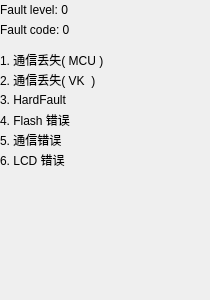
<?xml version="1.0" encoding="UTF-8"?>
<ui version="4.0">
 <class>Error</class>
 <widget class="QWidget" name="Error">
  <property name="geometry">
   <rect>
    <x>0</x>
    <y>0</y>
    <width>210</width>
    <height>300</height>
   </rect>
  </property>
  <property name="minimumSize">
   <size>
    <width>210</width>
    <height>300</height>
   </size>
  </property>
  <property name="maximumSize">
   <size>
    <width>300</width>
    <height>300</height>
   </size>
  </property>
  <property name="windowTitle">
   <string>Form</string>
  </property>
  <widget class="QWidget" name="widget_7" native="true">
   <property name="geometry">
    <rect>
     <x>0</x>
     <y>50</y>
     <width>210</width>
     <height>120</height>
    </rect>
   </property>
   <widget class="QWidget" name="widget" native="true">
    <property name="geometry">
     <rect>
      <x>0</x>
      <y>0</y>
      <width>210</width>
      <height>20</height>
     </rect>
    </property>
    <widget class="QLabel" name="comuError1">
     <property name="geometry">
      <rect>
       <x>0</x>
       <y>0</y>
       <width>140</width>
       <height>20</height>
      </rect>
     </property>
     <property name="text">
      <string>1. 通信丢失( MCU )</string>
     </property>
    </widget>
    <widget class="QLabel" name="Lab_error1">
     <property name="geometry">
      <rect>
       <x>150</x>
       <y>5</y>
       <width>16</width>
       <height>16</height>
      </rect>
     </property>
     <property name="text">
      <string/>
     </property>
    </widget>
   </widget>
   <widget class="QWidget" name="widget_2" native="true">
    <property name="geometry">
     <rect>
      <x>0</x>
      <y>20</y>
      <width>210</width>
      <height>20</height>
     </rect>
    </property>
    <widget class="QLabel" name="comuError2">
     <property name="geometry">
      <rect>
       <x>0</x>
       <y>0</y>
       <width>140</width>
       <height>20</height>
      </rect>
     </property>
     <property name="text">
      <string>2. 通信丢失( VK  )</string>
     </property>
    </widget>
    <widget class="QLabel" name="Lab_error2">
     <property name="geometry">
      <rect>
       <x>150</x>
       <y>5</y>
       <width>16</width>
       <height>16</height>
      </rect>
     </property>
     <property name="text">
      <string/>
     </property>
    </widget>
   </widget>
   <widget class="QWidget" name="widget_3" native="true">
    <property name="geometry">
     <rect>
      <x>0</x>
      <y>40</y>
      <width>210</width>
      <height>20</height>
     </rect>
    </property>
    <widget class="QLabel" name="comuError3">
     <property name="geometry">
      <rect>
       <x>0</x>
       <y>0</y>
       <width>140</width>
       <height>20</height>
      </rect>
     </property>
     <property name="text">
      <string>3. HardFault</string>
     </property>
    </widget>
    <widget class="QLabel" name="Lab_error3">
     <property name="geometry">
      <rect>
       <x>150</x>
       <y>5</y>
       <width>16</width>
       <height>16</height>
      </rect>
     </property>
     <property name="text">
      <string/>
     </property>
    </widget>
   </widget>
   <widget class="QWidget" name="widget_4" native="true">
    <property name="geometry">
     <rect>
      <x>0</x>
      <y>60</y>
      <width>210</width>
      <height>20</height>
     </rect>
    </property>
    <widget class="QLabel" name="comuError4">
     <property name="geometry">
      <rect>
       <x>0</x>
       <y>0</y>
       <width>140</width>
       <height>20</height>
      </rect>
     </property>
     <property name="text">
      <string>4. Flash 错误</string>
     </property>
    </widget>
    <widget class="QLabel" name="Lab_error4">
     <property name="geometry">
      <rect>
       <x>150</x>
       <y>5</y>
       <width>16</width>
       <height>16</height>
      </rect>
     </property>
     <property name="text">
      <string/>
     </property>
    </widget>
   </widget>
   <widget class="QWidget" name="widget_5" native="true">
    <property name="geometry">
     <rect>
      <x>0</x>
      <y>80</y>
      <width>210</width>
      <height>20</height>
     </rect>
    </property>
    <widget class="QLabel" name="comuError5">
     <property name="geometry">
      <rect>
       <x>0</x>
       <y>0</y>
       <width>140</width>
       <height>20</height>
      </rect>
     </property>
     <property name="text">
      <string>5. 通信错误</string>
     </property>
    </widget>
    <widget class="QLabel" name="Lab_error5">
     <property name="geometry">
      <rect>
       <x>150</x>
       <y>5</y>
       <width>16</width>
       <height>16</height>
      </rect>
     </property>
     <property name="text">
      <string/>
     </property>
    </widget>
   </widget>
   <widget class="QWidget" name="widget_6" native="true">
    <property name="geometry">
     <rect>
      <x>0</x>
      <y>100</y>
      <width>210</width>
      <height>20</height>
     </rect>
    </property>
    <widget class="QLabel" name="comuError6">
     <property name="geometry">
      <rect>
       <x>0</x>
       <y>0</y>
       <width>140</width>
       <height>20</height>
      </rect>
     </property>
     <property name="text">
      <string>6. LCD 错误</string>
     </property>
    </widget>
    <widget class="QLabel" name="Lab_error6">
     <property name="geometry">
      <rect>
       <x>150</x>
       <y>5</y>
       <width>16</width>
       <height>16</height>
      </rect>
     </property>
     <property name="text">
      <string/>
     </property>
    </widget>
   </widget>
  </widget>
  <widget class="QWidget" name="widget_8" native="true">
   <property name="geometry">
    <rect>
     <x>0</x>
     <y>0</y>
     <width>210</width>
     <height>40</height>
    </rect>
   </property>
   <widget class="QLabel" name="Lab_FaultLevel">
    <property name="geometry">
     <rect>
      <x>0</x>
      <y>0</y>
      <width>160</width>
      <height>20</height>
     </rect>
    </property>
    <property name="text">
     <string>Fault level: 0</string>
    </property>
   </widget>
   <widget class="QLabel" name="Lab_FaultCode">
    <property name="geometry">
     <rect>
      <x>0</x>
      <y>20</y>
      <width>160</width>
      <height>20</height>
     </rect>
    </property>
    <property name="text">
     <string>Fault code: 0</string>
    </property>
   </widget>
  </widget>
 </widget>
 <resources/>
 <connections/>
</ui>
